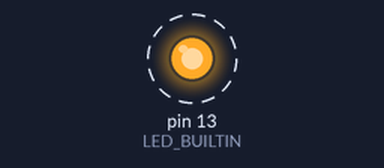
The sketch below on a simulated Arduino Uno, built with avr-gcc and run on an emulated ATmega328P. Parts: output pins drawn as LEDs (lit = HIGH). Dashed ring = blinking. What the sketch prints to the serial monitor is not drawn.

Above: at 0.5 s.
Timing chart, 0 to 4.6 s (numbered marks = the images above):
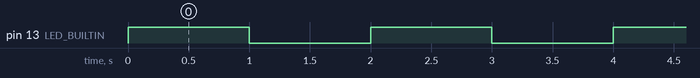

The sketch:

serial_print_blink.ino
```cpp
void setup() {
  pinMode(LED_BUILTIN, OUTPUT);
  Serial.begin(9600);
}

void loop() {
  Serial.println("LEN ON");
  digitalWrite(LED_BUILTIN, HIGH);  // turn the LED on (HIGH is the voltage level)
  delay(1000);                      // wait for a second
  digitalWrite(LED_BUILTIN, LOW);   // turn the LED off by making the voltage LOW
  Serial.println("LEN OFF");
  delay(1000);

}
```

Measured:
- by itself, pin 13 (LED_BUILTIN): alternates HIGH for 1.0 s and LOW for 1.0 s
